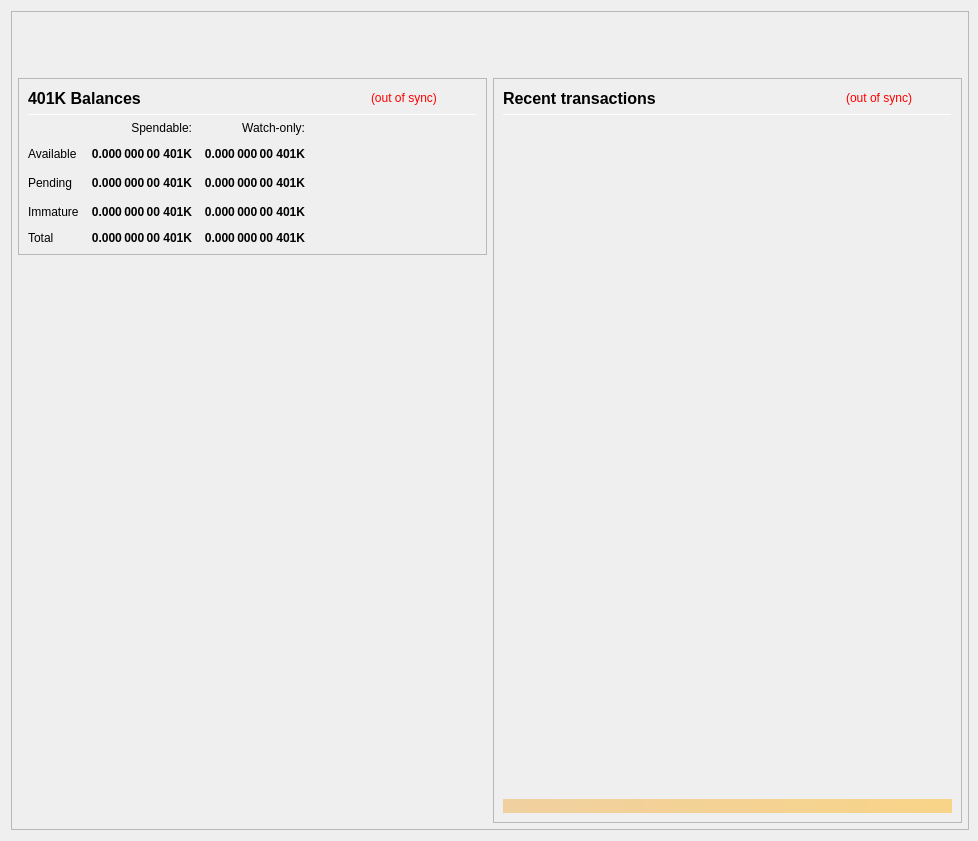
<?xml version="1.0" encoding="UTF-8"?>
<ui version="4.0">
 <class>OverviewPage</class>
 <widget class="QWidget" name="OverviewPage">
  <property name="geometry">
   <rect>
    <x>0</x>
    <y>0</y>
    <width>978</width>
    <height>841</height>
   </rect>
  </property>
  <property name="minimumSize">
   <size>
    <width>960</width>
    <height>682</height>
   </size>
  </property>
  <property name="font">
   <font>
    <weight>50</weight>
    <bold>false</bold>
   </font>
  </property>
  <property name="windowTitle">
   <string>Form</string>
  </property>
  <layout class="QVBoxLayout" name="topLayout" stretch="0">
   <property name="rightMargin">
    <number>9</number>
   </property>
   <item>
    <widget class="QFrame" name="frame_BG">
     <property name="minimumSize">
      <size>
       <width>850</width>
       <height>610</height>
      </size>
     </property>
     <property name="maximumSize">
      <size>
       <width>16777215</width>
       <height>16777215</height>
      </size>
     </property>
     <property name="frameShape">
      <enum>QFrame::StyledPanel</enum>
     </property>
     <property name="frameShadow">
      <enum>QFrame::Raised</enum>
     </property>
     <layout class="QVBoxLayout" name="verticalLayout_3" stretch="0">
      <property name="leftMargin">
       <number>0</number>
      </property>
      <property name="topMargin">
       <number>0</number>
      </property>
      <property name="rightMargin">
       <number>0</number>
      </property>
      <property name="bottomMargin">
       <number>6</number>
      </property>
      <item>
       <layout class="QVBoxLayout" name="verticalLayout_Master" stretch="0,1">
        <property name="leftMargin">
         <number>0</number>
        </property>
        <property name="topMargin">
         <number>0</number>
        </property>
        <property name="rightMargin">
         <number>0</number>
        </property>
        <property name="bottomMargin">
         <number>0</number>
        </property>
        <item>
         <widget class="QFrame" name="frame_Header">
          <layout class="QVBoxLayout" name="verticalLayout_Header" stretch="0">
           <property name="leftMargin">
            <number>0</number>
           </property>
           <property name="topMargin">
            <number>0</number>
           </property>
           <property name="rightMargin">
            <number>0</number>
           </property>
           <property name="bottomMargin">
            <number>0</number>
           </property>
           <item>
            <layout class="QHBoxLayout" name="horizontalLayout_Header" stretch="1,0">
             <property name="spacing">
              <number>6</number>
             </property>
             <item>
              <spacer name="horizontalSpacer_Header">
               <property name="orientation">
                <enum>Qt::Horizontal</enum>
               </property>
               <property name="sizeHint" stdset="0">
                <size>
                 <width>40</width>
                 <height>20</height>
                </size>
               </property>
              </spacer>
             </item>
             <item>
              <widget class="QLabel" name="labelOverviewHeaderRight">
               <property name="minimumSize">
                <size>
                 <width>464</width>
                 <height>60</height>
                </size>
               </property>
               <property name="maximumSize">
                <size>
                 <width>16777215</width>
                 <height>60</height>
                </size>
               </property>
               <property name="font">
                <font>
                 <pointsize>14</pointsize>
                </font>
               </property>
               <property name="text">
                <string/>
               </property>
               <property name="alignment">
                <set>Qt::AlignRight|Qt::AlignTrailing|Qt::AlignVCenter</set>
               </property>
              </widget>
             </item>
            </layout>
           </item>
          </layout>
         </widget>
        </item>
        <item>
         <widget class="QFrame" name="frame_Content">
          <layout class="QVBoxLayout" name="verticalLayout_Content">
           <property name="leftMargin">
            <number>6</number>
           </property>
           <property name="topMargin">
            <number>0</number>
           </property>
           <property name="rightMargin">
            <number>6</number>
           </property>
           <property name="bottomMargin">
            <number>0</number>
           </property>
           <item>
            <layout class="QHBoxLayout" name="horizontalLayout_Content" stretch="1,1">
             <property name="spacing">
              <number>6</number>
             </property>
             <item>
              <layout class="QVBoxLayout" name="verticalLayout_left" stretch="0,0">
               <item>
                <widget class="QFrame" name="frameBalances">
                 <property name="frameShape">
                  <enum>QFrame::StyledPanel</enum>
                 </property>
                 <property name="frameShadow">
                  <enum>QFrame::Raised</enum>
                 </property>
                 <layout class="QVBoxLayout" name="verticalLayout_4">
                  <item>
                   <layout class="QHBoxLayout" name="hlBalancesHeader" stretch="2,0,0">
                    <property name="spacing">
                     <number>6</number>
                    </property>
                    <item>
                     <widget class="QLabel" name="labelBalances">
                      <property name="minimumSize">
                       <size>
                        <width>0</width>
                        <height>0</height>
                       </size>
                      </property>
                      <property name="font">
                       <font>
                        <pointsize>12</pointsize>
                        <weight>75</weight>
                        <bold>true</bold>
                       </font>
                      </property>
                      <property name="text">
                       <string>401K Balances</string>
                      </property>
                     </widget>
                    </item>
                    <item>
                     <widget class="QLabel" name="labelWalletStatus">
                      <property name="cursor">
                       <cursorShape>WhatsThisCursor</cursorShape>
                      </property>
                      <property name="toolTip">
                       <string>The displayed information may be out of date. Your wallet automatically synchronizes with the 401K Coin network after a connection is established, but this process has not completed yet.</string>
                      </property>
                      <property name="styleSheet">
                       <string notr="true">QLabel { color: red; }</string>
                      </property>
                      <property name="text">
                       <string notr="true">(out of sync)</string>
                      </property>
                      <property name="alignment">
                       <set>Qt::AlignLeading|Qt::AlignLeft|Qt::AlignVCenter</set>
                      </property>
                     </widget>
                    </item>
                    <item>
                     <spacer name="hsBalancesHeader">
                      <property name="orientation">
                       <enum>Qt::Horizontal</enum>
                      </property>
                      <property name="sizeHint" stdset="0">
                       <size>
                        <width>40</width>
                        <height>20</height>
                       </size>
                      </property>
                     </spacer>
                    </item>
                   </layout>
                  </item>
                  <item>
                   <widget class="Line" name="lineBalances">
                    <property name="minimumSize">
                     <size>
                      <width>0</width>
                      <height>1</height>
                     </size>
                    </property>
                    <property name="maximumSize">
                     <size>
                      <width>16777215</width>
                      <height>1</height>
                     </size>
                    </property>
                    <property name="orientation">
                     <enum>Qt::Horizontal</enum>
                    </property>
                   </widget>
                  </item>
                  <item>
                   <layout class="QGridLayout" name="gridLayout">
                    <property name="spacing">
                     <number>12</number>
                    </property>
                    <item row="2" column="2">
                     <widget class="QLabel" name="labelWatchPending">
                      <property name="font">
                       <font>
                        <weight>75</weight>
                        <bold>true</bold>
                       </font>
                      </property>
                      <property name="cursor">
                       <cursorShape>ArrowCursor</cursorShape>
                      </property>
                      <property name="toolTip">
                       <string>Unconfirmed transactions to watch-only addresses</string>
                      </property>
                      <property name="text">
                       <string notr="true">0.000 000 00 401K</string>
                      </property>
                      <property name="alignment">
                       <set>Qt::AlignRight|Qt::AlignTrailing|Qt::AlignVCenter</set>
                      </property>
                      <property name="textInteractionFlags">
                       <set>Qt::NoTextInteraction</set>
                      </property>
                     </widget>
                    </item>
                    <item row="2" column="1">
                     <widget class="QLabel" name="labelUnconfirmed">
                      <property name="font">
                       <font>
                        <weight>75</weight>
                        <bold>true</bold>
                       </font>
                      </property>
                      <property name="cursor">
                       <cursorShape>ArrowCursor</cursorShape>
                      </property>
                      <property name="toolTip">
                       <string>Total of transactions that have yet to be confirmed, and do not yet count toward the spendable balance</string>
                      </property>
                      <property name="text">
                       <string notr="true">0.000 000 00 401K</string>
                      </property>
                      <property name="alignment">
                       <set>Qt::AlignRight|Qt::AlignTrailing|Qt::AlignVCenter</set>
                      </property>
                      <property name="textInteractionFlags">
                       <set>Qt::NoTextInteraction</set>
                      </property>
                     </widget>
                    </item>
                    <item row="3" column="2">
                     <widget class="QLabel" name="labelWatchImmature">
                      <property name="font">
                       <font>
                        <weight>75</weight>
                        <bold>true</bold>
                       </font>
                      </property>
                      <property name="cursor">
                       <cursorShape>ArrowCursor</cursorShape>
                      </property>
                      <property name="toolTip">
                       <string>Staked or masternode rewards in watch-only addresses that has not yet matured</string>
                      </property>
                      <property name="text">
                       <string notr="true">0.000 000 00 401K</string>
                      </property>
                      <property name="alignment">
                       <set>Qt::AlignRight|Qt::AlignTrailing|Qt::AlignVCenter</set>
                      </property>
                      <property name="textInteractionFlags">
                       <set>Qt::NoTextInteraction</set>
                      </property>
                     </widget>
                    </item>
                    <item row="4" column="0">
                     <widget class="QLabel" name="labelTotalText">
                      <property name="text">
                       <string>Total</string>
                      </property>
                      <property name="textInteractionFlags">
                       <set>Qt::NoTextInteraction</set>
                      </property>
                     </widget>
                    </item>
                    <item row="3" column="1">
                     <widget class="QLabel" name="labelImmature">
                      <property name="font">
                       <font>
                        <weight>75</weight>
                        <bold>true</bold>
                       </font>
                      </property>
                      <property name="cursor">
                       <cursorShape>ArrowCursor</cursorShape>
                      </property>
                      <property name="toolTip">
                       <string>Staked or masternode rewards that has not yet matured</string>
                      </property>
                      <property name="text">
                       <string notr="true">0.000 000 00 401K</string>
                      </property>
                      <property name="alignment">
                       <set>Qt::AlignRight|Qt::AlignTrailing|Qt::AlignVCenter</set>
                      </property>
                      <property name="textInteractionFlags">
                       <set>Qt::NoTextInteraction</set>
                      </property>
                     </widget>
                    </item>
                    <item row="2" column="3">
                     <spacer name="hsBalances">
                      <property name="orientation">
                       <enum>Qt::Horizontal</enum>
                      </property>
                      <property name="sizeHint" stdset="0">
                       <size>
                        <width>40</width>
                        <height>20</height>
                       </size>
                      </property>
                     </spacer>
                    </item>
                    <item row="3" column="0">
                     <widget class="QLabel" name="labelImmatureText">
                      <property name="text">
                       <string>Immature</string>
                      </property>
                      <property name="textInteractionFlags">
                       <set>Qt::NoTextInteraction</set>
                      </property>
                     </widget>
                    </item>
                    <item row="4" column="1">
                     <widget class="QLabel" name="labelTotal">
                      <property name="font">
                       <font>
                        <weight>75</weight>
                        <bold>true</bold>
                       </font>
                      </property>
                      <property name="cursor">
                       <cursorShape>ArrowCursor</cursorShape>
                      </property>
                      <property name="toolTip">
                       <string>Your current total balance</string>
                      </property>
                      <property name="text">
                       <string notr="true">0.000 000 00 401K</string>
                      </property>
                      <property name="alignment">
                       <set>Qt::AlignRight|Qt::AlignTrailing|Qt::AlignVCenter</set>
                      </property>
                      <property name="textInteractionFlags">
                       <set>Qt::NoTextInteraction</set>
                      </property>
                     </widget>
                    </item>
                    <item row="4" column="2">
                     <widget class="QLabel" name="labelWatchTotal">
                      <property name="font">
                       <font>
                        <weight>75</weight>
                        <bold>true</bold>
                       </font>
                      </property>
                      <property name="cursor">
                       <cursorShape>ArrowCursor</cursorShape>
                      </property>
                      <property name="toolTip">
                       <string>Current total balance in watch-only addresses</string>
                      </property>
                      <property name="text">
                       <string notr="true">0.000 000 00 401K</string>
                      </property>
                      <property name="alignment">
                       <set>Qt::AlignRight|Qt::AlignTrailing|Qt::AlignVCenter</set>
                      </property>
                      <property name="textInteractionFlags">
                       <set>Qt::NoTextInteraction</set>
                      </property>
                     </widget>
                    </item>
                    <item row="0" column="2">
                     <widget class="QLabel" name="labelWatchonly">
                      <property name="text">
                       <string>Watch-only:</string>
                      </property>
                      <property name="alignment">
                       <set>Qt::AlignRight|Qt::AlignTrailing|Qt::AlignVCenter</set>
                      </property>
                     </widget>
                    </item>
                    <item row="1" column="0">
                     <widget class="QLabel" name="labelBalanceText">
                      <property name="text">
                       <string>Available</string>
                      </property>
                      <property name="textInteractionFlags">
                       <set>Qt::NoTextInteraction</set>
                      </property>
                     </widget>
                    </item>
                    <item row="1" column="1">
                     <widget class="QLabel" name="labelBalance">
                      <property name="font">
                       <font>
                        <weight>75</weight>
                        <bold>true</bold>
                       </font>
                      </property>
                      <property name="cursor">
                       <cursorShape>ArrowCursor</cursorShape>
                      </property>
                      <property name="toolTip">
                       <string>Your current spendable balance</string>
                      </property>
                      <property name="text">
                       <string notr="true">0.000 000 00 401K</string>
                      </property>
                      <property name="alignment">
                       <set>Qt::AlignRight|Qt::AlignTrailing|Qt::AlignVCenter</set>
                      </property>
                      <property name="textInteractionFlags">
                       <set>Qt::NoTextInteraction</set>
                      </property>
                     </widget>
                    </item>
                    <item row="1" column="2">
                     <widget class="QLabel" name="labelWatchAvailable">
                      <property name="font">
                       <font>
                        <weight>75</weight>
                        <bold>true</bold>
                       </font>
                      </property>
                      <property name="cursor">
                       <cursorShape>ArrowCursor</cursorShape>
                      </property>
                      <property name="toolTip">
                       <string>Your current balance in watch-only addresses</string>
                      </property>
                      <property name="text">
                       <string notr="true">0.000 000 00 401K</string>
                      </property>
                      <property name="alignment">
                       <set>Qt::AlignRight|Qt::AlignTrailing|Qt::AlignVCenter</set>
                      </property>
                      <property name="textInteractionFlags">
                       <set>Qt::NoTextInteraction</set>
                      </property>
                     </widget>
                    </item>
                    <item row="2" column="0">
                     <widget class="QLabel" name="labelPendingText">
                      <property name="text">
                       <string>Pending</string>
                      </property>
                      <property name="textInteractionFlags">
                       <set>Qt::NoTextInteraction</set>
                      </property>
                     </widget>
                    </item>
                    <item row="0" column="1">
                     <widget class="QLabel" name="labelSpendable">
                      <property name="text">
                       <string>Spendable:</string>
                      </property>
                      <property name="alignment">
                       <set>Qt::AlignRight|Qt::AlignTrailing|Qt::AlignVCenter</set>
                      </property>
                     </widget>
                    </item>
                   </layout>
                  </item>
                 </layout>
                </widget>
               </item>
               <item>
                <spacer name="verticalSpacer">
                 <property name="orientation">
                  <enum>Qt::Vertical</enum>
                 </property>
                 <property name="sizeHint" stdset="0">
                  <size>
                   <width>20</width>
                   <height>40</height>
                  </size>
                 </property>
                </spacer>
               </item>
              </layout>
             </item>
             <item>
              <layout class="QVBoxLayout" name="verticalLayout_right" stretch="1">
               <item>
                <widget class="QFrame" name="frame_RecentTransactions">
                 <property name="minimumSize">
                  <size>
                   <width>0</width>
                   <height>0</height>
                  </size>
                 </property>
                 <property name="frameShape">
                  <enum>QFrame::StyledPanel</enum>
                 </property>
                 <property name="frameShadow">
                  <enum>QFrame::Raised</enum>
                 </property>
                 <layout class="QVBoxLayout" name="verticalLayout_1" stretch="0,0,0,0,0">
                  <item>
                   <layout class="QHBoxLayout" name="horizontalLayout_2" stretch="2,0,0">
                    <property name="spacing">
                     <number>3</number>
                    </property>
                    <item>
                     <widget class="QLabel" name="label_4">
                      <property name="minimumSize">
                       <size>
                        <width>0</width>
                        <height>20</height>
                       </size>
                      </property>
                      <property name="font">
                       <font>
                        <pointsize>12</pointsize>
                        <weight>75</weight>
                        <bold>true</bold>
                       </font>
                      </property>
                      <property name="text">
                       <string>Recent transactions</string>
                      </property>
                     </widget>
                    </item>
                    <item>
                     <widget class="QLabel" name="labelTransactionsStatus">
                      <property name="cursor">
                       <cursorShape>WhatsThisCursor</cursorShape>
                      </property>
                      <property name="toolTip">
                       <string>The displayed information may be out of date. Your wallet automatically synchronizes with the 401K Coin network after a connection is established, but this process has not completed yet.</string>
                      </property>
                      <property name="styleSheet">
                       <string notr="true">QLabel { color: red; }</string>
                      </property>
                      <property name="text">
                       <string notr="true">(out of sync)</string>
                      </property>
                      <property name="alignment">
                       <set>Qt::AlignRight|Qt::AlignTrailing|Qt::AlignVCenter</set>
                      </property>
                     </widget>
                    </item>
                    <item>
                     <spacer name="horizontalSpacer">
                      <property name="orientation">
                       <enum>Qt::Horizontal</enum>
                      </property>
                      <property name="sizeHint" stdset="0">
                       <size>
                        <width>40</width>
                        <height>20</height>
                       </size>
                      </property>
                     </spacer>
                    </item>
                   </layout>
                  </item>
                  <item>
                   <widget class="Line" name="line">
                    <property name="minimumSize">
                     <size>
                      <width>0</width>
                      <height>1</height>
                     </size>
                    </property>
                    <property name="maximumSize">
                     <size>
                      <width>16777215</width>
                      <height>1</height>
                     </size>
                    </property>
                    <property name="orientation">
                     <enum>Qt::Horizontal</enum>
                    </property>
                   </widget>
                  </item>
                  <item>
                   <widget class="QListView" name="listTransactions">
                    <property name="minimumSize">
                     <size>
                      <width>0</width>
                      <height>0</height>
                     </size>
                    </property>
                    <property name="styleSheet">
                     <string notr="true">QListView { background: transparent; }</string>
                    </property>
                    <property name="frameShape">
                     <enum>QFrame::NoFrame</enum>
                    </property>
                    <property name="verticalScrollBarPolicy">
                     <enum>Qt::ScrollBarAlwaysOff</enum>
                    </property>
                    <property name="horizontalScrollBarPolicy">
                     <enum>Qt::ScrollBarAlwaysOff</enum>
                    </property>
                    <property name="selectionMode">
                     <enum>QAbstractItemView::NoSelection</enum>
                    </property>
                   </widget>
                  </item>
                  <item>
                   <spacer name="verticalSpacer_2">
                    <property name="orientation">
                     <enum>Qt::Vertical</enum>
                    </property>
                    <property name="sizeType">
                     <enum>QSizePolicy::Expanding</enum>
                    </property>
                    <property name="sizeHint" stdset="0">
                     <size>
                      <width>20</width>
                      <height>40</height>
                     </size>
                    </property>
                   </spacer>
                  </item>
                  <item>
                   <widget class="QLabel" name="labelAlerts">
                    <property name="maximumSize">
                     <size>
                      <width>16777215</width>
                      <height>16777215</height>
                     </size>
                    </property>
                    <property name="styleSheet">
                     <string notr="true">background-color: qlineargradient(x1: 0, y1: 0, x2: 1, y2: 0, stop:0 #F0D0A0, stop:1 #F8D488); color:#000000;</string>
                    </property>
                    <property name="text">
                     <string/>
                    </property>
                    <property name="wordWrap">
                     <bool>true</bool>
                    </property>
                    <property name="margin">
                     <number>3</number>
                    </property>
                   </widget>
                  </item>
                 </layout>
                </widget>
               </item>
              </layout>
             </item>
            </layout>
           </item>
          </layout>
         </widget>
        </item>
       </layout>
      </item>
     </layout>
    </widget>
   </item>
  </layout>
 </widget>
 <resources/>
 <connections/>
</ui>
